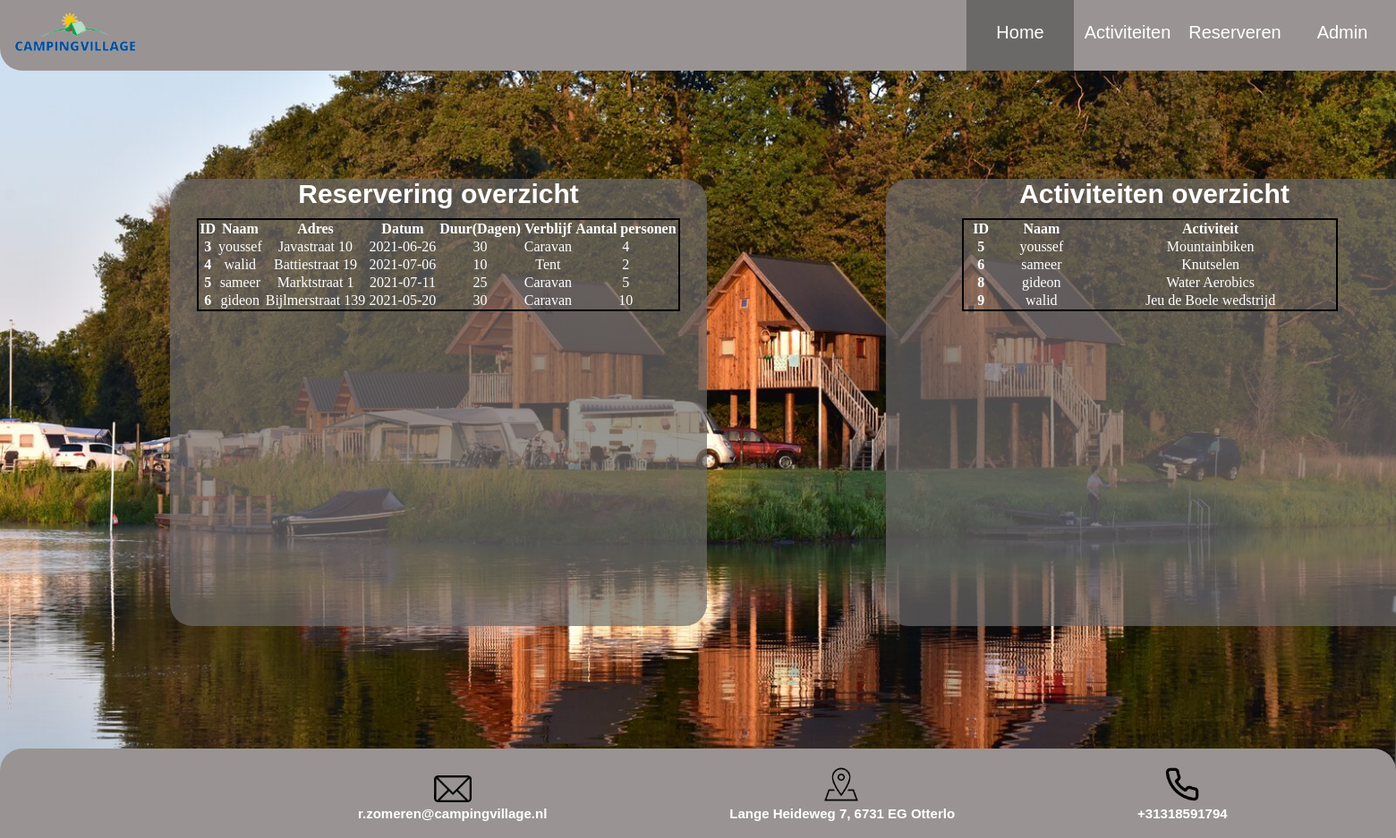
Page /overzicht-admin.php on the committed database.
### tables this page shows
CREATE TABLE `activiteiten` (
  `ID` int(11) NOT NULL,
  `naam` varchar(255) NOT NULL,
  `keuzeactiviteit` varchar(255) NOT NULL
);

CREATE TABLE `reservering` (
  `ID` int(11) NOT NULL,
  `naam` varchar(255) NOT NULL,
  `adres` varchar(255) NOT NULL,
  `datum` date NOT NULL,
  `duur` int(11) NOT NULL,
  `keuze_verblijf` varchar(255) NOT NULL,
  `aantal_personen` int(11) NOT NULL
);

### database.php (called while the page is built, shortened)
<?php
class database {
    private $dbh;
    function __construct(){
        $this->host = 'localhost';
        $this->user = 'root';
        $this->pass = '';
        $this->db = 'camping_village';
        try{
            $dsn = "mysql:host=$this->host;dbname=$this->db";
            $this->dbh = new PDO($dsn, $this->user, $this->pass);
        }catch(PDOException $e){
            die("Unable to connect: " . $e->getMessage());
        }
    }
    public function getAllActivities(){
        $sql = "SELECT * FROM activiteiten";
        $statement = $this->dbh->prepare($sql);
        $statement->execute();
        $result = $statement->fetchAll(PDO::FETCH_ASSOC);
        return $result;
    }
    public function getAllReseveringen(){
        $sql = "SELECT * FROM reservering";
        $statement = $this->dbh->prepare($sql);
        $statement->execute();
        $result = $statement->fetchAll(PDO::FETCH_ASSOC);
        return $result;
    }
}
?>

### overzicht-admin.php (the view, shortened to what this page needs)
<?php
include 'database.php';
$DB = new database();
$activiteiten = $DB->getAllActivities();
$reservering = $DB->getAllReseveringen();
?>
<!DOCTYPE html>
<head>
    <link rel="stylesheet" href="style.css">
</head>
<body>
    <div class="bg-img">
      <div class="container">
        <div class="navbar">
          <img class="logo" src="camping_village.png" alt="CV"/>
          <a href="inloggen-admin.php">Admin</a>
          <a href="reservering-formulier.php">Reserveren</a>
          <a href="activiteiten-formulier.php">Activiteiten</a>
          <a class="active" href="index.php">Home</a>
        </div>
      </div>
        <div class="contentO">
          <h3 class="text">Activiteiten overzicht</h3>
          <table class="table-activiteiten">
                <thead>
                    <tr>
                        <th scope="col">ID</th>
                        <th scope="col">Naam</th>
                        <th scope="col">Activiteit</th>
                    </tr>
                </thead>
                <tbody>
                    <?php foreach($activiteiten as $activiteit):?>
                        <tr>
                            <th scope="row"><?php echo $activiteit["ID"];?></th>
                            <td><?php echo $activiteit["naam"];?></td>
                            <td><?php echo $activiteit["keuzeactiviteit"];?></td>
                        </tr>
                    <?php endforeach; ?>
                </tbody>
            </table>
        </div>
        <div class="contentOR">
          <h3 class="text">Reservering overzicht</h3>
          <table class="table-reservering">
                <thead>
                    <tr>
                        <th scope="col">ID</th>
                        <th scope="col">Naam</th>
                        <th scope="col">Adres</th>
                        <th scope="col">Datum</th>
                        <th scope="col">Duur(Dagen)</th>
                        <th scope="col">Verblijf</th>
                        <th scope="col">Aantal personen</th>
                    </tr>
                </thead>
                <tbody>
                    <?php foreach($reservering as $reserveren):?>
                        <tr>
                            <th scope="row"><?php echo $reserveren["ID"];?></th>
                            <td><?php echo $reserveren["naam"];?></td>
                            <td><?php echo $reserveren["adres"];?></td>
                            <td><?php echo $reserveren["datum"];?></td>
                            <td><?php echo $reserveren["duur"];?></td>
                            <td><?php echo $reserveren["keuze_verblijf"];?></td>
                            <td><?php echo $reserveren["aantal_personen"];?></td>
                        </tr>
                    <?php endforeach; ?>
                </tbody>
            </table>
        </div>
        <div class="bottom-container">
          <div class="contacten">
            <img class="em" src="email.png" alt="EM"/>
            <h3 class="email">r.zomeren@campingvillage.nl</h3>
          </div>
          <div class="contacten">
            <img class="ad" src="adres.png" alt="AD"/>
            <h3 class="adres">Lange Heideweg 7, 6731 EG Otterlo</h3>
          </div>
          <div class="contacten">
            <img class="tl" src="telefoon.png" alt="TL"/>
            <h3 class="telefoon">+31318591794</h3>
          </div>
        </div>
    </div>
</body>
</html>

### style.css (style rules this page uses)
body { margin: 0px; }
.logo { height: 70px; }
.navbar a { background-color: #999393; float: right; font-size: 20px; width: 120px; height: 54px; text-align: center; padding-top: 25px; text-decoration: none; color: white; font-family: sans-serif; }
.navbar a.active { background-color: #6b6868; }
.bg-img { background-image: url('bgImage.png'); background-position: center; background-repeat: no-repeat; background-size: cover; min-height: 937px; position: relative; }
.container { position: absolute; margin: 0px; width: 100%; background-color: #999393; border-bottom-left-radius: 25px; }
.text { margin: 0px; font-size: 30px; color: white; text-align: center; font-family: sans-serif; text-decoration: none; list-style-type: none; }
.bottom-container { position: fixed; bottom: 0; margin: 0px; width: 100%; height: 100px; background-color: #999393; border-top-left-radius: 25px; border-top-right-radius: 25px; }
.email { margin: 0px; font-size: 15px; color: white; margin-left: 400px; font-family: sans-serif; text-decoration: none; list-style-type: none; }
.em { height: 30px; margin-left: 485px; margin-top: 30px; }
.adres { margin: 0px; font-size: 15px; color: white; margin-left: 200px; font-family: sans-serif; text-decoration: none; list-style-type: none; }
.ad { height: 40px; margin-left: 305px; margin-top: 20px; }
.tl { margin-left: 230px; margin-top: 20px; height: 40px; }
.telefoon { margin: 0px; font-size: 15px; color: white; margin-left: 200px; font-family: sans-serif; text-decoration: none; list-style-type: none; }
.contacten { display: inline-block; }
.contentO { position: absolute; margin-top: 200px; margin-left: 990px; background-color: rgba(107, 104, 104, 0.7); width: 600px; height: 500px; border-radius: 25px; }
.contentOR { position: absolute; margin-top: 200px; margin-left: 190px; background-color: rgba(107, 104, 104, 0.7); width: 600px; height: 500px; border-radius: 25px; }
.table-activiteiten { width: 70%; color: white; border: 2px solid black; border-collapse: collapse; padding: 20px; text-align: center; margin-left: 85px; margin-top: 10px; }
.table-reservering { width: 90%; color: white; border: 2px solid black; border-collapse: collapse; padding: 20px; text-align: center; margin-left: 30px; margin-top: 10px; }

### rows in the picture
activiteiten: ID "5", naam "youssef", keuzeactiviteit "Mountainbiken"
activiteiten: ID "6", naam "sameer", keuzeactiviteit "Knutselen"
activiteiten: ID "8", naam "gideon", keuzeactiviteit "Water Aerobics"
activiteiten: ID "9", naam "walid", keuzeactiviteit "Jeu de Boele wedstrijd"
reservering: ID "3", naam "youssef", adres "Javastraat 10", datum "2021-06-26", duur "30", keuze_verblijf "Caravan", aantal_personen "4"
reservering: ID "4", naam "walid", adres "Battiestraat 19", datum "2021-07-06", duur "10", keuze_verblijf "Tent", aantal_personen "2"
reservering: ID "5", naam "sameer", adres "Marktstraat 1", datum "2021-07-11", duur "25", keuze_verblijf "Caravan", aantal_personen "5"
reservering: ID "6", naam "gideon", adres "Bijlmerstraat 139", datum "2021-05-20", duur "30", keuze_verblijf "Caravan", aantal_personen "10"
